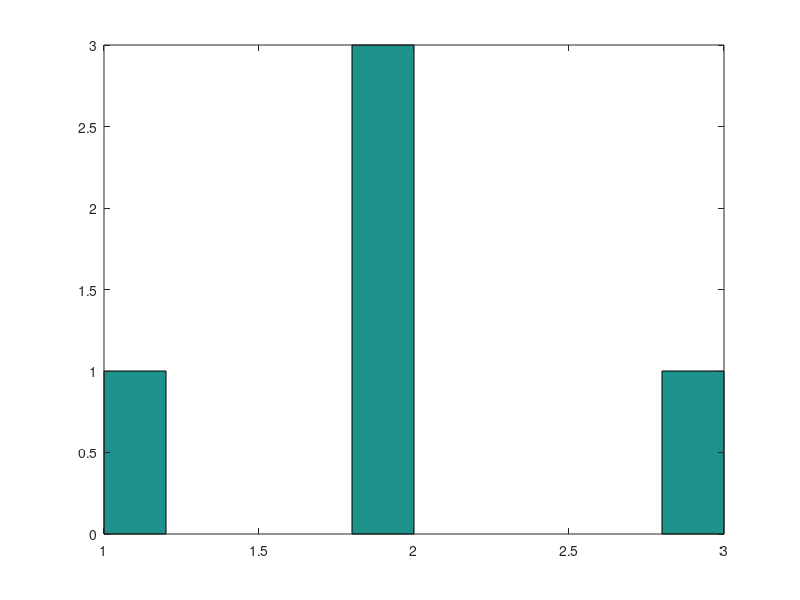

Write the MATLAB code that produced this figure.
#   Write a code that simulates 3 coin tosses and compute the value of variable X

N = input("Enter the number of simulations >")
U = rand(3,N);
Y = (U < 0.5) # if U<0.5 -> Y = 1 (heads)  and   if U>=0.5  -> Y = 0 (tails)
X = sum(Y);
#plot the probability
hist(X)
